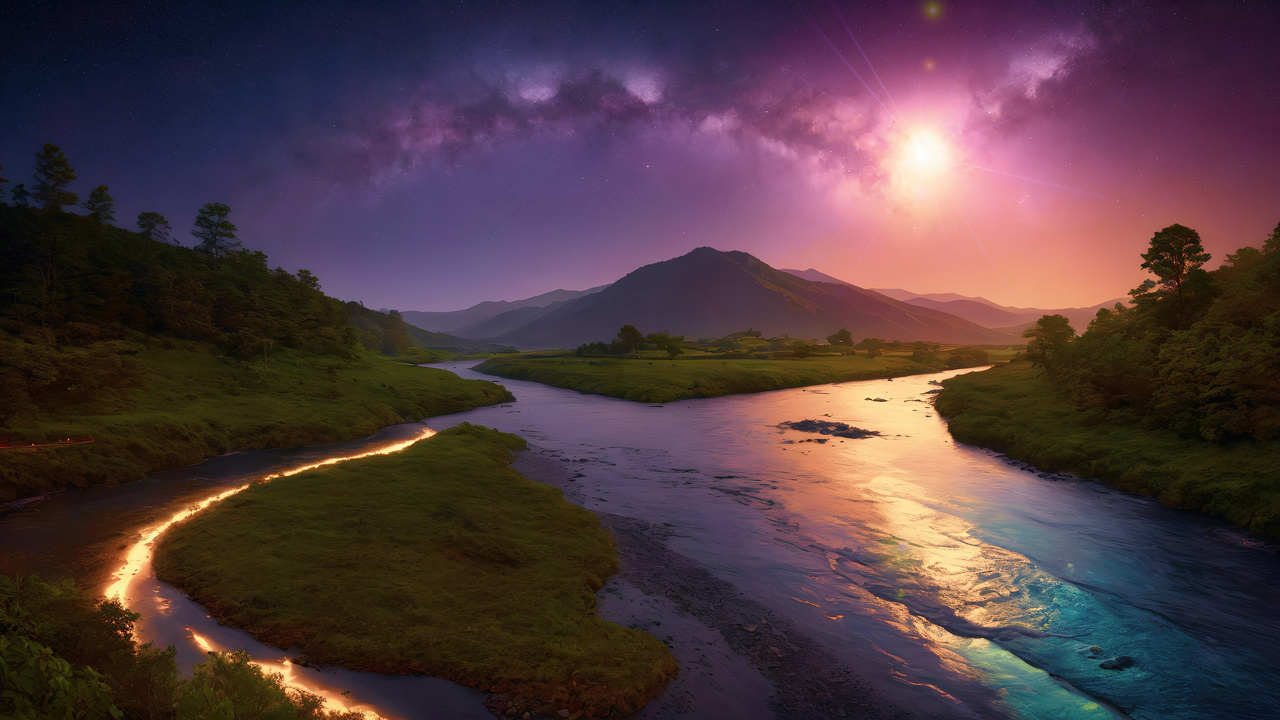
#> input picture img/Fleuve.jpg, 1280 x 720 px, found by its file name
$ python ex1.py
#> lines starting #> are read from the running program, lines starting #| are printed output that depends on the picture; after the words box and inside, x2 and y2 are one past the last pixel; in counts of white or black regions, pixels touching at a corner belong together
"""
TP3 - Partie 1 : Renforcer les contours
Détection de contours avec Canny, puis renforcement avec la transformée de Hough.

Utilisation :  python tp3_partie1_contours.py mon_image.jpg
"""

import sys
import numpy as np
import cv2 as cv


# ---------------------------------------------------------------
# 1. Charger l'image
# ---------------------------------------------------------------
chemin = "img/Fleuve.jpg"
image = cv.imread(chemin)
#> image is the input picture: shape (720, 1280, 3); mean B, G, R 65.4, 59.7, 80.9

if image is None:
    print(f"Impossible de lire l'image '{chemin}'. Vérifiez le chemin.")
    sys.exit(1)


# ---------------------------------------------------------------
# 2. Convertir en niveaux de gris
# ---------------------------------------------------------------
gris = cv.cvtColor(image, cv.COLOR_BGR2GRAY)
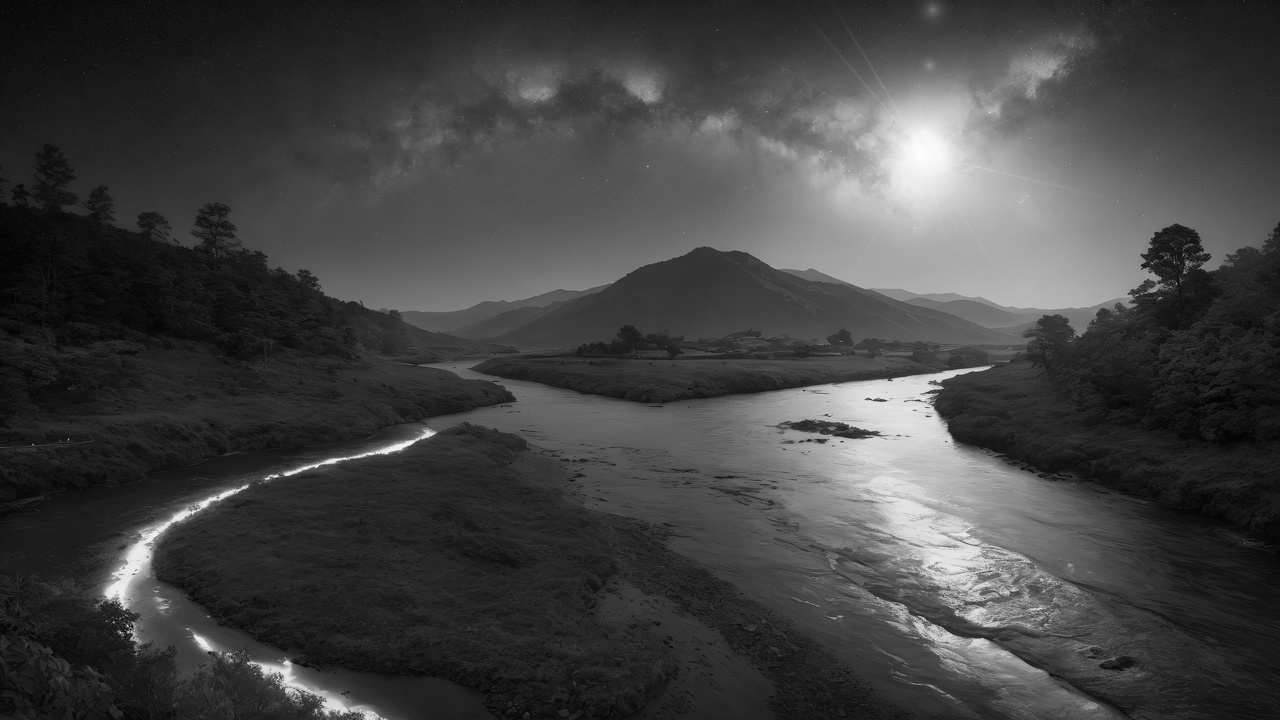
#> gris: shape (720, 1280); min 0, max 253, mean 66.7


# ---------------------------------------------------------------
# 3. Flouter légèrement pour réduire le bruit
# ---------------------------------------------------------------
flou = cv.GaussianBlur(gris, (5, 5), 0)


# ---------------------------------------------------------------
# 4. Détection de contours avec Canny
# ---------------------------------------------------------------
seuil_bas = 50
seuil_haut = 150
contours = cv.Canny(flou, seuil_bas, seuil_haut)
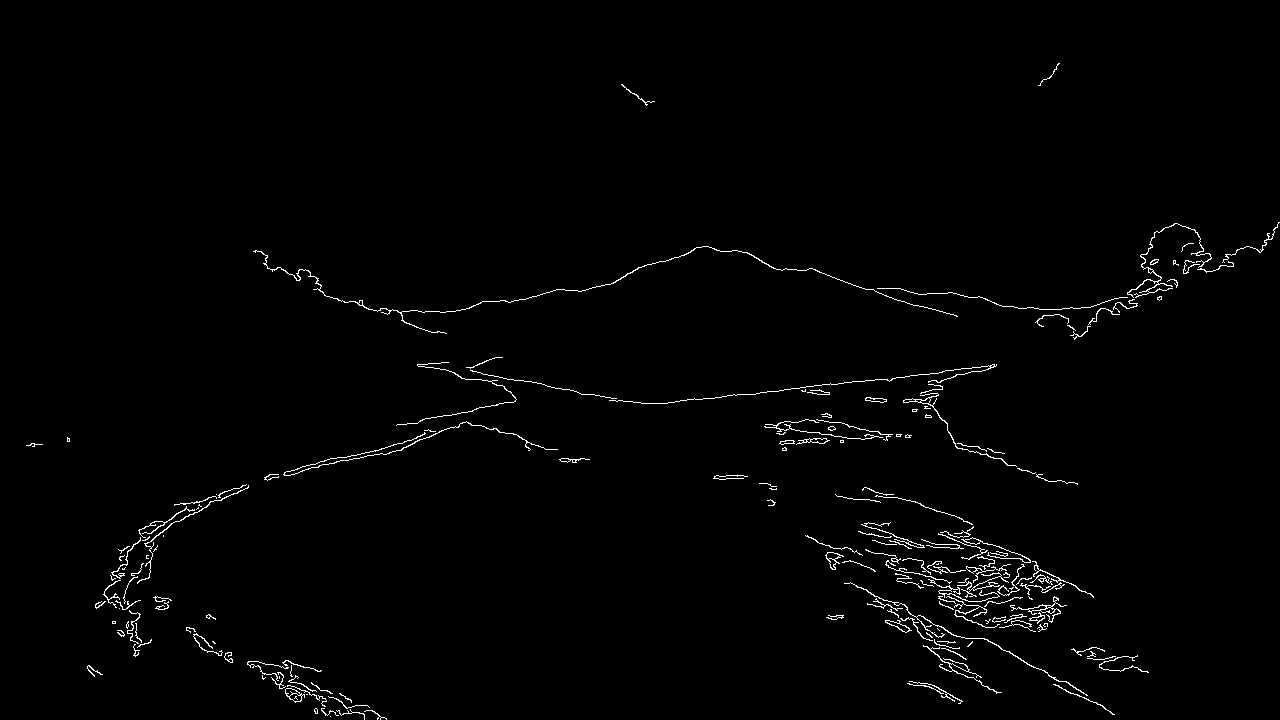
#> contours: shape (720, 1280); 1.3% white in thin lines or dots, all inside (x1, y1, x2, y2) = (26, 63, 1280, 720)


# ---------------------------------------------------------------
# 5. Transformée de Hough : chercher les lignes droites
# ---------------------------------------------------------------
resolution_rho = 1             # précision de la distance, en pixels
resolution_theta = np.pi / 180 # précision de l'angle : 1 degré
seuil_votes = 150              # nombre minimum de votes pour garder une ligne

lignes = cv.HoughLines(contours, resolution_rho, resolution_theta, seuil_votes)
#> lignes = [[469, 1.47]]


# ---------------------------------------------------------------
# 6. Dessiner les lignes trouvées sur une copie de l'image
# ---------------------------------------------------------------
resultat = image.copy()

if lignes is not None:
    print(f"{len(lignes)} ligne(s) détectée(s).")
#| 1 ligne(s) détectée(s).
    for ligne in lignes:
        rho, theta = ligne[0]

        # Point de la droite le plus proche de l'origine (coin haut-gauche)
        a = np.cos(theta)
        b = np.sin(theta)
        x0 = a * rho
        y0 = b * rho

        # On s'éloigne de 2000 pixels de part et d'autre de ce point
        # le long de la droite, pour la tracer d'un bord à l'autre de l'image
        x1 = int(x0 + 2000 * (-b))
        y1 = int(y0 + 2000 * (a))
        x2 = int(x0 - 2000 * (-b))
        y2 = int(y0 - 2000 * (a))

        cv.line(resultat, (x1, y1), (x2, y2), (0, 0, 255), 2)  # rouge, épaisseur 2
#> this loop made 1 pass
#> (rho, theta, a, b, x0, y0, x1, y1) on pass 1: (469, 1.47, 0.105, 0.995, 49.02, 466.4, -1940, 675)
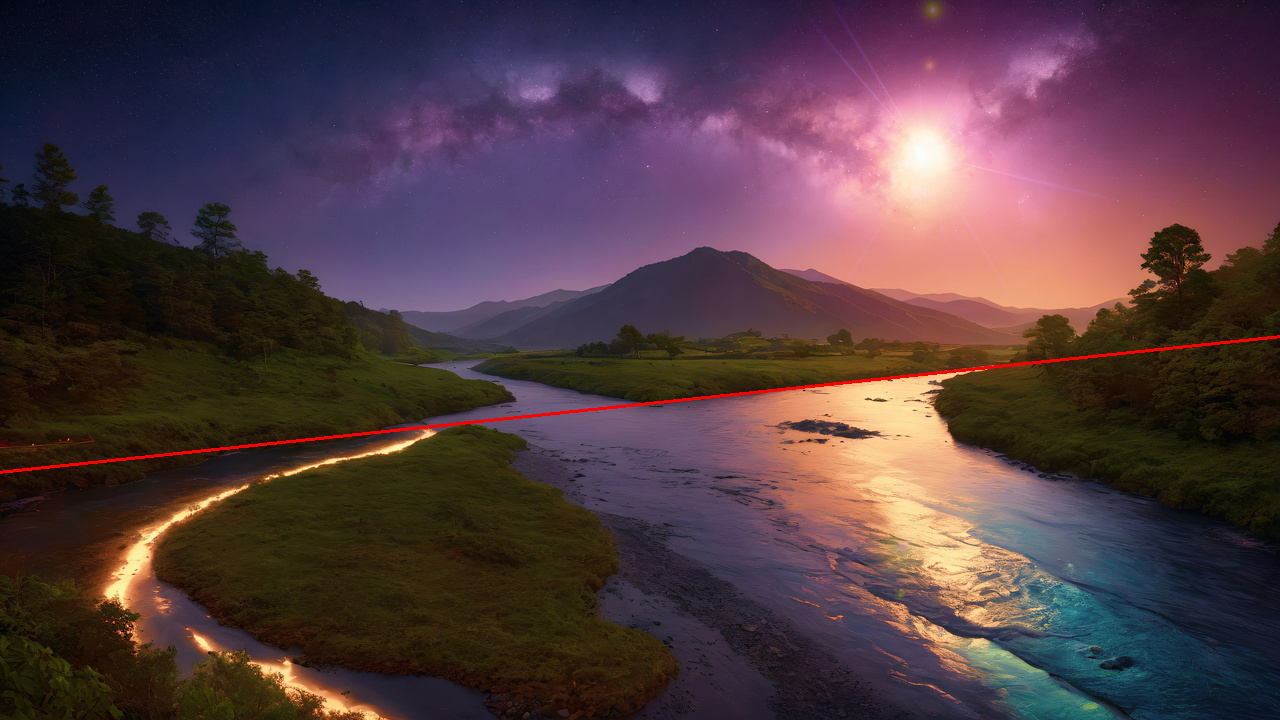
#> resultat: shape (720, 1280, 3); 0.42% of pixels changed, all inside (x1, y1, x2, y2) = (0, 335, 1280, 474)
else:
    print("Aucune ligne détectée. Essayez de baisser 'seuil_votes'.")


# ---------------------------------------------------------------
# 7. Afficher et sauvegarder les résultats
# ---------------------------------------------------------------
cv.imwrite("resultat_canny.png", contours)
cv.imwrite("resultat_hough.png", resultat)

cv.imshow("1 - Image originale", image)
cv.imshow("2 - Contours (Canny)", contours)
cv.imshow("3 - Lignes (Hough)", resultat)
print("Appuyez sur une touche dans une fenêtre d'image pour quitter.")
cv.waitKey(0)
cv.destroyAllWindows()
